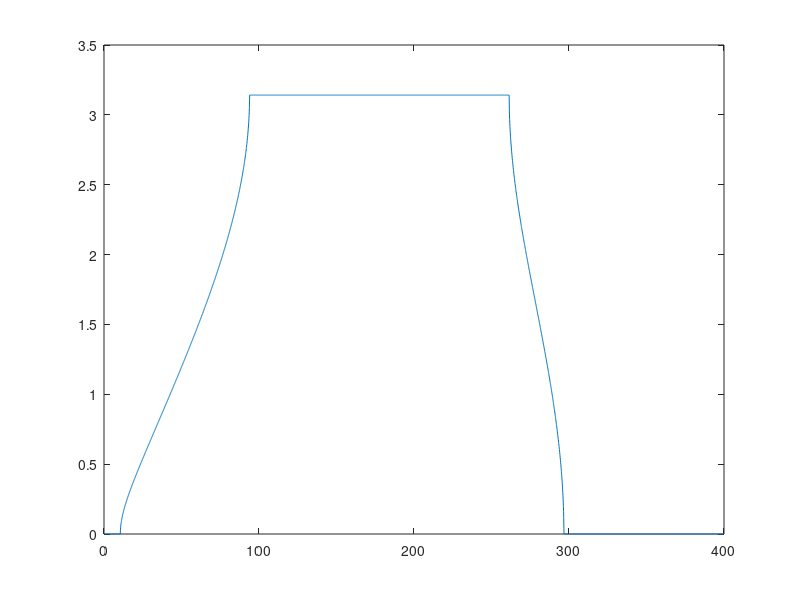

The MATLAB script that drew this image: (Note: this script raises an error after producing the figure.)
%willisjmps15 Figure 1a
clc;
clear;
limsup=400;
step=0.1;
f=0:step:limsup;
w=(2*pi*1000).*f;
mu2=8*10^10;
mu1=3*10^9;
ro2=8000;
ro1=1180;
h2=0.0013;
h1=0.003;
h=h1+h2;
K2=0.1/h;

coef11=(ro1/mu1)*(w.^2);
coef12=(ro2/mu2)*(w.^2);
k11=sqrt(coef11-(K2^2));
k12=sqrt(coef12-(K2^2));
num2=mu2*k12;
num1=mu1*k11;
coefaux1=num2./num1;
coefaux2=num1./num2;
coefaux=coefaux1+coefaux2;

trM1=cos(h2*k12).*cos(h1*k11);
trM2=0.5*coefaux.*sin(h2*k12).*sin(h1*k11);
trM=trM1-trM2;
atrM=acos(trM);
iatrM=imag(acos(trM));
ratrM=real(acos(trM));

l1=plot(f,ratrM);
l1.Color='blue';
%l1.LineWidth=2;
hold on
l2=plot(f, iatrM);
l2.Color='green';
legend({'real(K1h)','imag(K1h)'},'Location','southeast')
xlabel('f (kHz)'); 
ylabel('K1h'); 
headline='K2h='+string(K2*h);
prompt=text(limsup/10, max(max(ratrM),max(iatrM))+0.5, headline);
grid;
